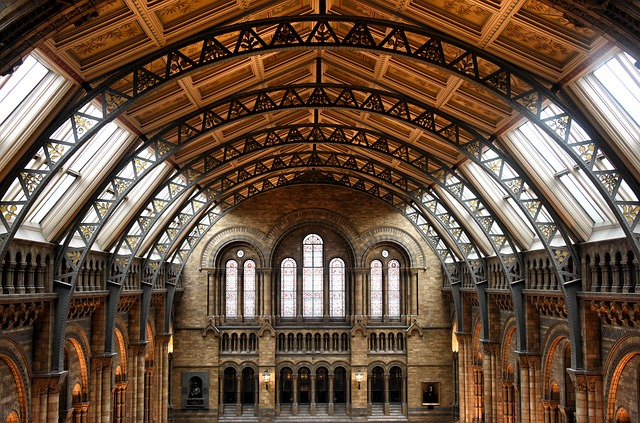
#> input picture Naloga 3/images/museum.jpg, 640 x 423 px
$ python ex3.py   (older library calls are emulated)
#> lines starting #> are read from the running program, lines starting #| are printed output that depends on the picture; after the words box and inside, x2 and y2 are one past the last pixel; in counts of white or black regions, pixels touching at a corner belong together
### Naloga 3/UZ_utils.py
"""
Before the first run, you need to have all necessary Python packages installed. For
that we highly recommend firstly creating Virtual Environment, to have your
development environment seperated from other projects (https://docs.python.org/3/tutorial/venv.html).

In system terminal then run: ""
"""

import numpy as np
import cv2
from matplotlib import pyplot as plt
from PIL import Image


# [9 lines left out: function imread, not called in this run]


def imread_gray(path):
    """
    Reads an image in gray. Image type is transformed from uint8 to float, and
    range of values is reduced from [0, 255] to [0, 1].
    """
#> called with path = 'images/museum.jpg'
    I = Image.open(path).convert('L')  # PIL image opening and converting to gray.
    I = np.asarray(I)  # Converting to Numpy array.
    I = I.astype(np.float64) / 255
#> I: shape (423, 640) float64
    return I


# [43 lines left out: functions imshow, signal_show, convolve, not called in this run]


# [25 lines that do not run on import are left out]

### Naloga 3/ex1.py
from UZ_utils import *
from a3_utils import *
import numpy as np

## Funckija za racunanje gaussovega kernela
def gaus_ker(sigma):
#> called with sigma = 1
    vel = int((np.ceil(sigma * 3) * 2) + 1)
    kernal = np.zeros((1,vel))

    gor = int(np.ceil(vel/2))
    dol = int(-np.floor(vel/2))


    for x in range(dol, gor):
        rez = (1 / (np.sqrt(2 * np.pi) * sigma))
        e = np.exp(-((x**2)/(2 * sigma**2)))
        funk = rez * e
        kernal[0,x - dol] = funk

    kernal = kernal / np.sum(kernal)
    return kernal

## Funckija za racunanje gauss derivate kernela
def gaussdx(sigma):
#> called with sigma = 1
    vel = int((np.ceil(sigma * 3) * 2) + 1)
    kernal = np.zeros((1,vel))
    stevec = 0

    gor = int(np.ceil(vel/2))
    dol = int(-np.floor(vel/2))

    for x in range(dol, gor):
        rez = -(1 / (np.sqrt(2 * np.pi) * sigma**3))
        e = np.exp(-(x**2)/(2 * sigma**2))
        funk = rez * e * x
        kernal[0,x - dol] = funk

        stevec += np.abs(funk)

    kernal = kernal / stevec

    return kernal

## Funkcija za racunanje odvodov -> Dolocis nacin glede na tip odvoda
def odvod(I, sigma, nacin):
    G = gaus_ker(sigma)
    GD = gaussdx(sigma)
    if nacin == 'X':
        I = cv2.filter2D(cv2.filter2D(I, -1, G.T), -1, np.flip(GD))
    if nacin == 'Y':
        I = cv2.filter2D(cv2.filter2D(I, -1, G), -1, np.flip(GD.T))
    return I

## Funckija za racunanje magnitud in kotov
def gradient_magnitude(I, sigma):
    I_x = odvod(I, sigma, 'X')
    I_y = odvod(I, sigma, 'Y')
    magnitude = np.sqrt(np.multiply(I_x, I_x) + np.multiply(I_y, I_y))
    angles = np.arctan2(I_y, I_x)
    return magnitude, angles


## Izpis slicic c) naloge pri prvi vaji
# [80 lines left out: functions prva, druga, not called in this run]

#prva()
#druga(imread_gray('images/museum.jpg'))

### Naloga 3/ex2.py
from UZ_utils import *
from a3_utils import *
import numpy as np
from ex1 import gradient_magnitude


## Opravljena tocka a)
def findedges(I, sigma, theta):
    mag = gradient_magnitude(I, sigma)
    I_mag = mag[0]

    I_mag = np.where(I_mag >= theta, 1, 0)
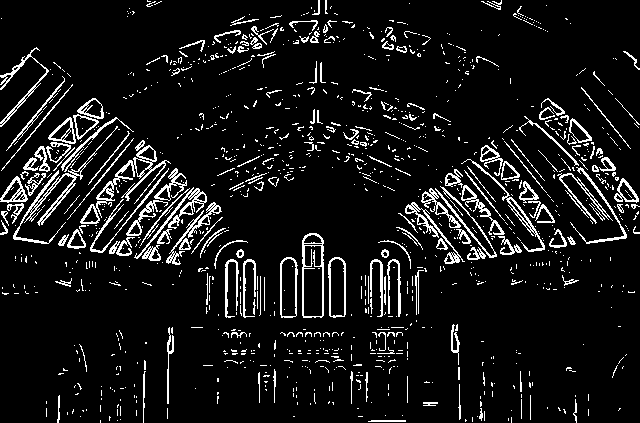
#> I_mag: shape (423, 640) int64; values 0 (black) and 1 (white), 8.7% white in thin lines or dots

    return I_mag

## Opravljena tocka b)
def non_maxima(I, sigma):
    mag = gradient_magnitude(I, sigma)
    angels = mag[1]
    I_mag = mag[0]
    #X =  findedges(I, 1, 0.16)
    #out = X.copy()
    out = mag[0].copy()
    angels = angels + np.pi/8
    angels = np.where(angels < 0, angels + np.pi, angels)
    angels = np.where(angels > np.pi, angels - np.pi, angels)

    visina, sirina = I_mag.shape
#> visina = 423; sirina = 640

    for x in range(1, visina - 1):
        for y in range(1, sirina - 1):
            value = I_mag [x,y]
            kot = angels[x,y]
            if 0 <= kot and kot < np.pi/4:
                if value < I_mag [x, y-1] or value < I_mag [x, y+1]:
                    out[x,y] = 0

            if np.pi/4 <= kot and kot < np.pi/2:
                if value < I_mag [x - 1, y-1] or value < I_mag [x + 1, y+1]:
                    out[x,y] = 0

            if np.pi/2 <= kot and kot < np.pi *3/4:
                if value < I_mag [x-1, y] or value < I_mag [x+1, y]:
                    out[x,y] = 0

            if np.pi * 3/4 <= kot and kot < np.pi:
                if value < I_mag [x-1, y+1] or value < I_mag[x +1 , y-1]:
                    out[x,y] = 0
#> in prikaz_muzejev, `X = np.where(X >= 0.16, 1, 0)`: X: shape (423, 640) int64; values 0 (black) and 1 (white), 6.1% white in thin lines or dots


    return out

## Opravljena tocka c)
def hysteresis(high, low, I, sigma):
    Rez = np.zeros((I.shape[0], I.shape[1]))
    X = non_maxima(I, sigma)
    X_low = np.where(X > low, 1, 0)
#> X_low: shape (423, 640) int64; values 0 (black) and 1 (white), 27.1% white in thin lines or dots
    X_high = np.where(X > high, 1, 0)


    nb_components, output, stats, centroids = cv2.connectedComponentsWithStats(X_low.astype('uint8'), connectivity=8)
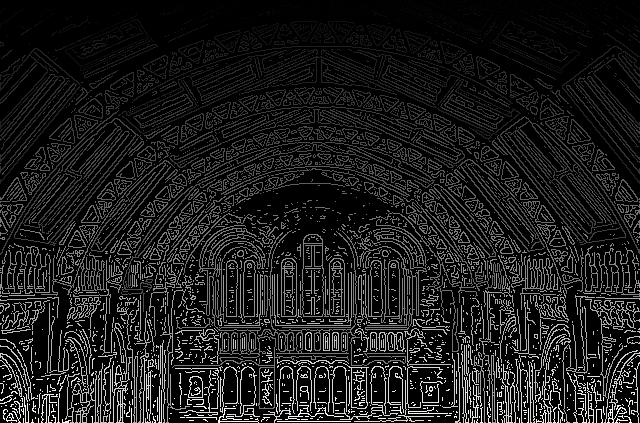
#> output: shape (423, 640) int32; min 0, max 3096, mean 349.6; drawn with min black and max white
#> nb_components = 3097; centroids = 3097 pairs, first value 0 to 639, second value 0 to 422
    # [4 lines of commented-out code are left out]

    for i in range(0, nb_components - 1):
        max = np.max(X_high[output == i])
        if max == 1:
            Rez[output == i] = 1
#> this loop made 3096 passes
#> max on passes 1 to 3: 0, 0, 1
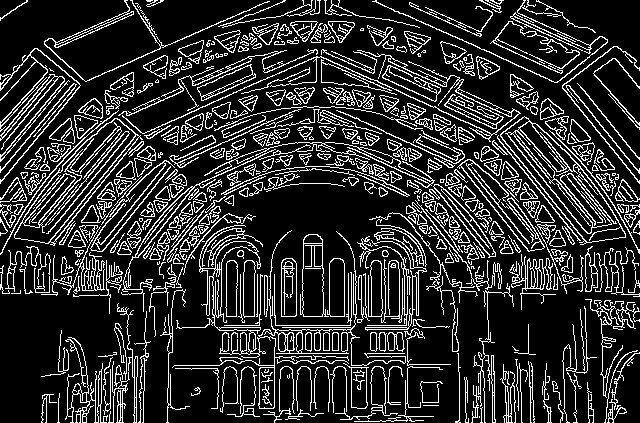
#> Rez: shape (423, 640) float64; values 0 (black) and 1 (white), 18.2% white in thin lines or dots

    return Rez
## Prikaz vseh slik podane naloge
def prikaz_muzejev():
    sigma = 1
    I = imread_gray('images/museum.jpg')
    fig = plt.figure(figsize=(5, 5))

    fig.add_subplot(2,2, 1, title='Original')
    plt.imshow(I, cmap='gray')

    fig.add_subplot(2, 2, 2, title='Theta = 0.16')
    plt.imshow(findedges(I, sigma, 0.16), cmap='gray')

    fig.add_subplot(2, 2, 3, title='Non-maxima (Theta = 0.16)')
    X = non_maxima(I, sigma)
    X = np.where(X >= 0.16, 1, 0)
    plt.imshow(X, cmap='gray')

    fig.add_subplot(2, 2, 4, title='Hysteresis (high = 0.16, low = 0.04)')
    M = hysteresis(0.16, 0.04, I, sigma)
    plt.imshow(M, cmap='gray')

    plt.show()

    return 0

prikaz_muzejev()

### Naloga 3/ex3.py
from UZ_utils import *
from a3_utils import *
import numpy as np
from ex2 import findedges, non_maxima
from ex1 import gradient_magnitude

# [11 lines left out: function accumulator, not called in this run]

def accM(x, y, A, t_bins, r_bins, D):

    ThetaArray = np.linspace(-np.pi/2, np.pi/2, t_bins)

    for i in range(0, t_bins):
        Rez = (y * np.cos(ThetaArray[i])) + (x * np.sin(ThetaArray[i]))

        j = int(((Rez + D) / (2 * D)) * r_bins)

        if 0 <= j and j < r_bins:
            A[j,i] += 1

    return A


def hough_find_lines(I, theta_bins, rho_bins, threshold):
    I = non_maxima(I, 1)
    I = np.where(I > threshold, 1, 0)
    diagonala = np.sqrt(I.shape[0]**2 + I.shape[1]**2)
    A = np.zeros((rho_bins, theta_bins))

    I = np.where(I > 0)
    Prva = I[0]
    Druga = I[1]

    for i in range(0, len(Prva)):
        x = Prva[i]
        y = Druga[i]


        A = accM(x,y,A,theta_bins,rho_bins, diagonala)

    return A

def nonmaxima_supression_box(I):
    res = I.copy()

    for i in range(1, I.shape[0] - 1):
        for j in range(1, I.shape[1] - 1):
            sez = []

            sez.append(I[i - 1, j - 1])
            sez.append(I[i - 1, j])
            sez.append(I[i - 1, j + 1])

            sez.append(I[i, j - 1])
            sez.append(I[i, j + 1])

            sez.append(I[i + 1, j - 1])
            sez.append(I[i + 1, j])
            sez.append(I[i + 1, j + 1])

            if I[i,j] < np.max(sez):
                res[i,j] = 0

    return res


# [77 lines left out: functions threshold_slika, prva, druga, not called in this run]

def tretja():
    fig = plt.figure(figsize=(5, 5))
    S = np.zeros((100, 100))
    S[10, 10] = 1
    S[10, 20] = 1
    A = hough_find_lines(S, 200, 200, 0.13)

    fig.add_subplot(1,3, 1, title='Synthetic')
    plt.imshow(nonmaxima_supression_box(A))

    X = imread_gray('images/oneline.png')
#> call 2 of imread_gray, with path = 'images/oneline.png'
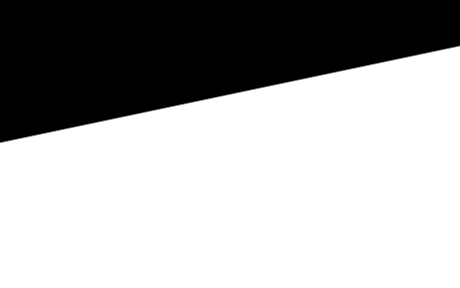
#> input picture Naloga 3/images/oneline.png, 460 x 288 px
    #B = hough_find_lines(findedges(X, 1, 0.25), 200, 200, 5)
    B = hough_find_lines(X, 200, 200, 0.16)
#> call 4 of non_maxima, with sigma = 1
#> in non_maxima (call 4), `angels = np.where(angels < 0, angels + np.pi, angels)`:
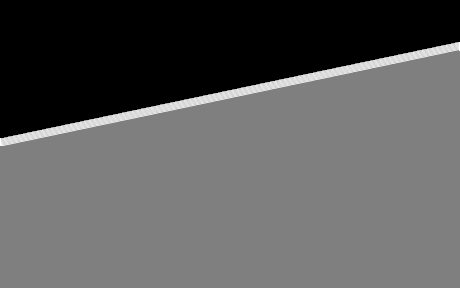
#> angels: shape (288, 460) float64; min 0.393, max 1.96, mean 0.949; drawn with min black and max white
#> after the loop in non_maxima (call 4), `for x in range(1, visina - 1):`:
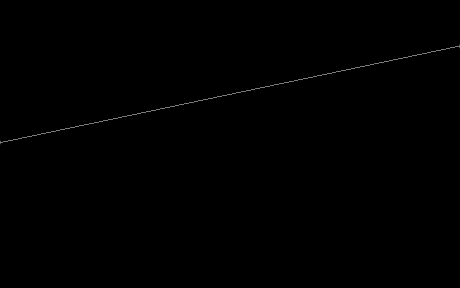
#> out: shape (288, 460) float64; min 0, max 0.496, mean 0.00166
#> in hough_find_lines (call 2), `I = np.where(I > threshold, 1, 0)`: I: shape (288, 460) int64; values 0 (black) and 1 (white), 0.35% white in thin lines or dots, all inside (x1, y1, x2, y2) = (0, 45, 460, 144)
#> in hough_find_lines (call 2), `I = np.where(I > 0)`: I = 464 positions, rows 45 to 143, columns 0 to 459
#> in hough_find_lines (call 2), `Prva = I[0]`: Prva = 464 values from 45 to 143
#> in hough_find_lines (call 2), `Druga = I[1]`: Druga = 464 values, max 459 at index 0, min 0 at index 454, mean 229.5
#> the loop in hough_find_lines (call 2), `for i in range(0, len(Prva)):` made 464 passes
#> (x, y) on passes 1 to 3: (45, 459), (46, 455), (46, 456)
#> pass 3, in hough_find_lines (call 2), `A = accM(x,y,A,theta_bins,rho_bins, diagonala)`:
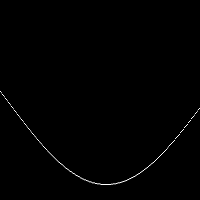
#> A: shape (200, 200) float64; min 0, max 3, mean 0.015; drawn with min black and max white
    fig.add_subplot(1,3, 2, title='oneline.png')
    prikaz = nonmaxima_supression_box(B)
#> after the loop in nonmaxima_supression_box (call 2), `for i in range(1, I.shape[0] - 1):`: res: shape (200, 200) float64; min 0, max 464, mean 0.8
    plt.imshow(prikaz)


    X1 = imread_gray('images/rectangle.png')
    #L = hough_find_lines(findedges(X1, 1, 0.25), 200, 200, 5)
    L = hough_find_lines(X1, 200, 200, 0.16)

    fig.add_subplot(1,3, 3, title='rectangle.png')
    plt.imshow(nonmaxima_supression_box(L))


    plt.show()
    return 0


# [109 lines left out: functions cetrta, peta, zadnja, n_najvecjih, circle_h, not called in this run]

#prva()
#druga()
#> (the run stopped early here; a loop or call above may not have finished)
